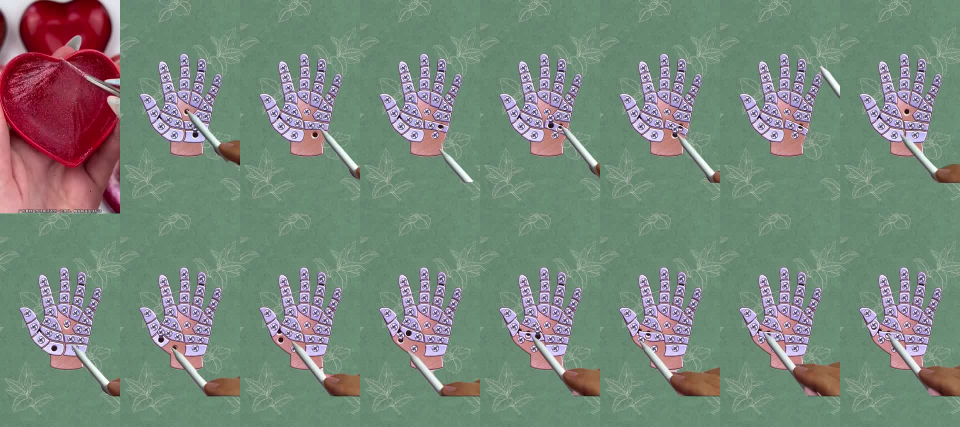
#> input picture ref/sheet.jpg, 1920 x 854 px (shown at 1/2 size)
$ python material_compare.py ../ref/sheet.jpg ../ref/sheet.jpg ../ref/sheet.jpg
#> lines starting #> are read from the running program, lines starting #| are printed output that depends on the picture
# 材质对照：参考帧 2.93s vs 工具开局帧，相同比例放大裁切并排 → screenshots/material_compare*.jpg
import sys
from PIL import Image, ImageDraw, ImageFont
ref = Image.open(sys.argv[1]).convert('RGB'); tool = Image.open(sys.argv[2]).convert('RGB'); out = sys.argv[3]
#> further down, ref is the input picture: PIL image 1920x854 RGB; mean R, G, B 120.8, 135.2, 122.7
# (名称, 中心x, 中心y, 半边长) 720x1280 坐标
REG = [('finger plate', 262, 405, 48), ('palm 2-screw plate', 454, 756, 56), ('screw head', 385, 363, 26),
       ('seam', 380, 470, 30), ('base / wrist cuff', 380, 880, 56), ('empty hole', 401, 667, 26),
       ('edge / thickness / shadow', 460, 850, 40)]
Z = 260
try: F = ImageFont.truetype('/usr/share/fonts/truetype/dejavu/DejaVuSans.ttf', 16)
except Exception: F = ImageFont.load_default()
W = 3 * Z + 40; H = len(REG) * (Z + 26) + 30
img = Image.new('RGB', (W, H), (30, 30, 30)); d = ImageDraw.Draw(img)
#> after `img = Image.new('RGB', (W, H), (30, 30, 30))`: img: PIL image 820x2032 RGB; every value is 30
d.text((10, 6), 'REF 2.93s', fill='white', font=F); d.text((Z + 20, 6), 'TOOL start', fill='white', font=F); d.text((2 * Z + 30, 6), '|diff| x3', fill='white', font=F)
from PIL import ImageChops
for i, (n, x, y, h) in enumerate(REG):
    box = (x - h, y - h, x + h, y + h); a = ref.crop(box).resize((Z, Z), Image.NEAREST if h < 30 else Image.LANCZOS); b = tool.crop(box).resize((Z, Z), Image.NEAREST if h < 30 else Image.LANCZOS)
    df = ImageChops.difference(a, b).point(lambda v: min(255, v * 3))
    oy = 30 + i * (Z + 26)
    img.paste(a, (10, oy)); img.paste(b, (Z + 20, oy)); img.paste(df, (2 * Z + 30, oy))
    d.text((10, oy + Z + 3), f'{n}  ({x},{y}) {2*h}px -> x{Z/(2*h):.1f}', fill=(220, 220, 120), font=F)
#> this loop made 7 passes
#> pass 1, `a = ref.crop(box).resize((Z, Z), Image.NEAREST if h < 30 else Image.LA`:
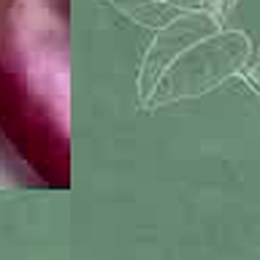
#> a: PIL image 260x260 RGB; mean R, G, B 111.8, 124.6, 111.6
#> pass 2, `a = ref.crop(box).resize((Z, Z), Image.NEAREST if h < 30 else Image.LA`:
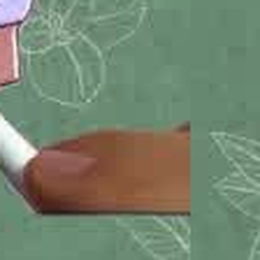
#> a: PIL image 260x260 RGB; mean R, G, B 117, 131.5, 110.4
#> pass 3, `a = ref.crop(box).resize((Z, Z), Image.NEAREST if h < 30 else Image.LA`:
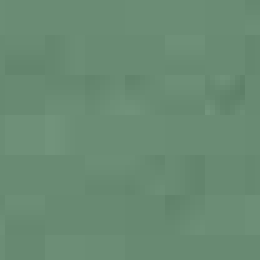
#> a: PIL image 260x260 RGB; mean R, G, B 105.2, 139.2, 115.2
#> after the loop:
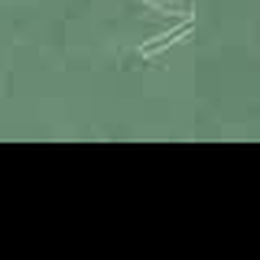
#> a: PIL image 260x260 RGB; mean R, G, B 58.3, 76.8, 63.6
#> after the loop:
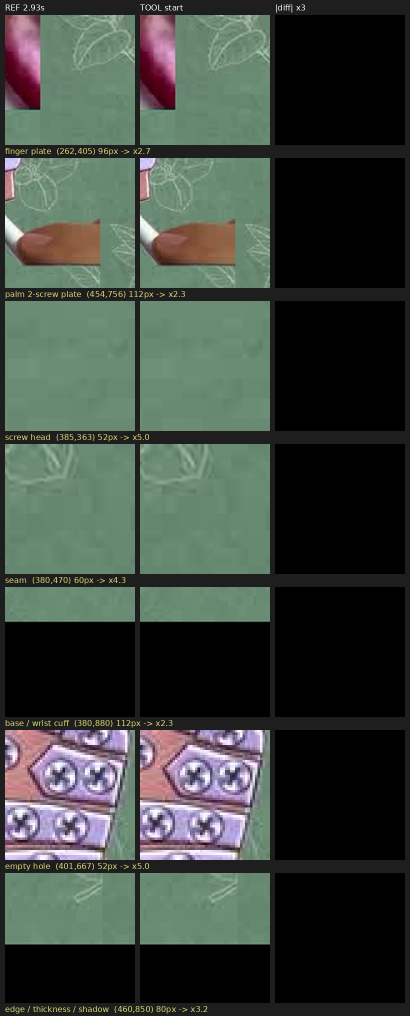
#> img: PIL image 820x2032 RGB (shown at 1/2 size); mean R, G, B 60.6, 69.1, 62.2
img.save(out, quality=90)
